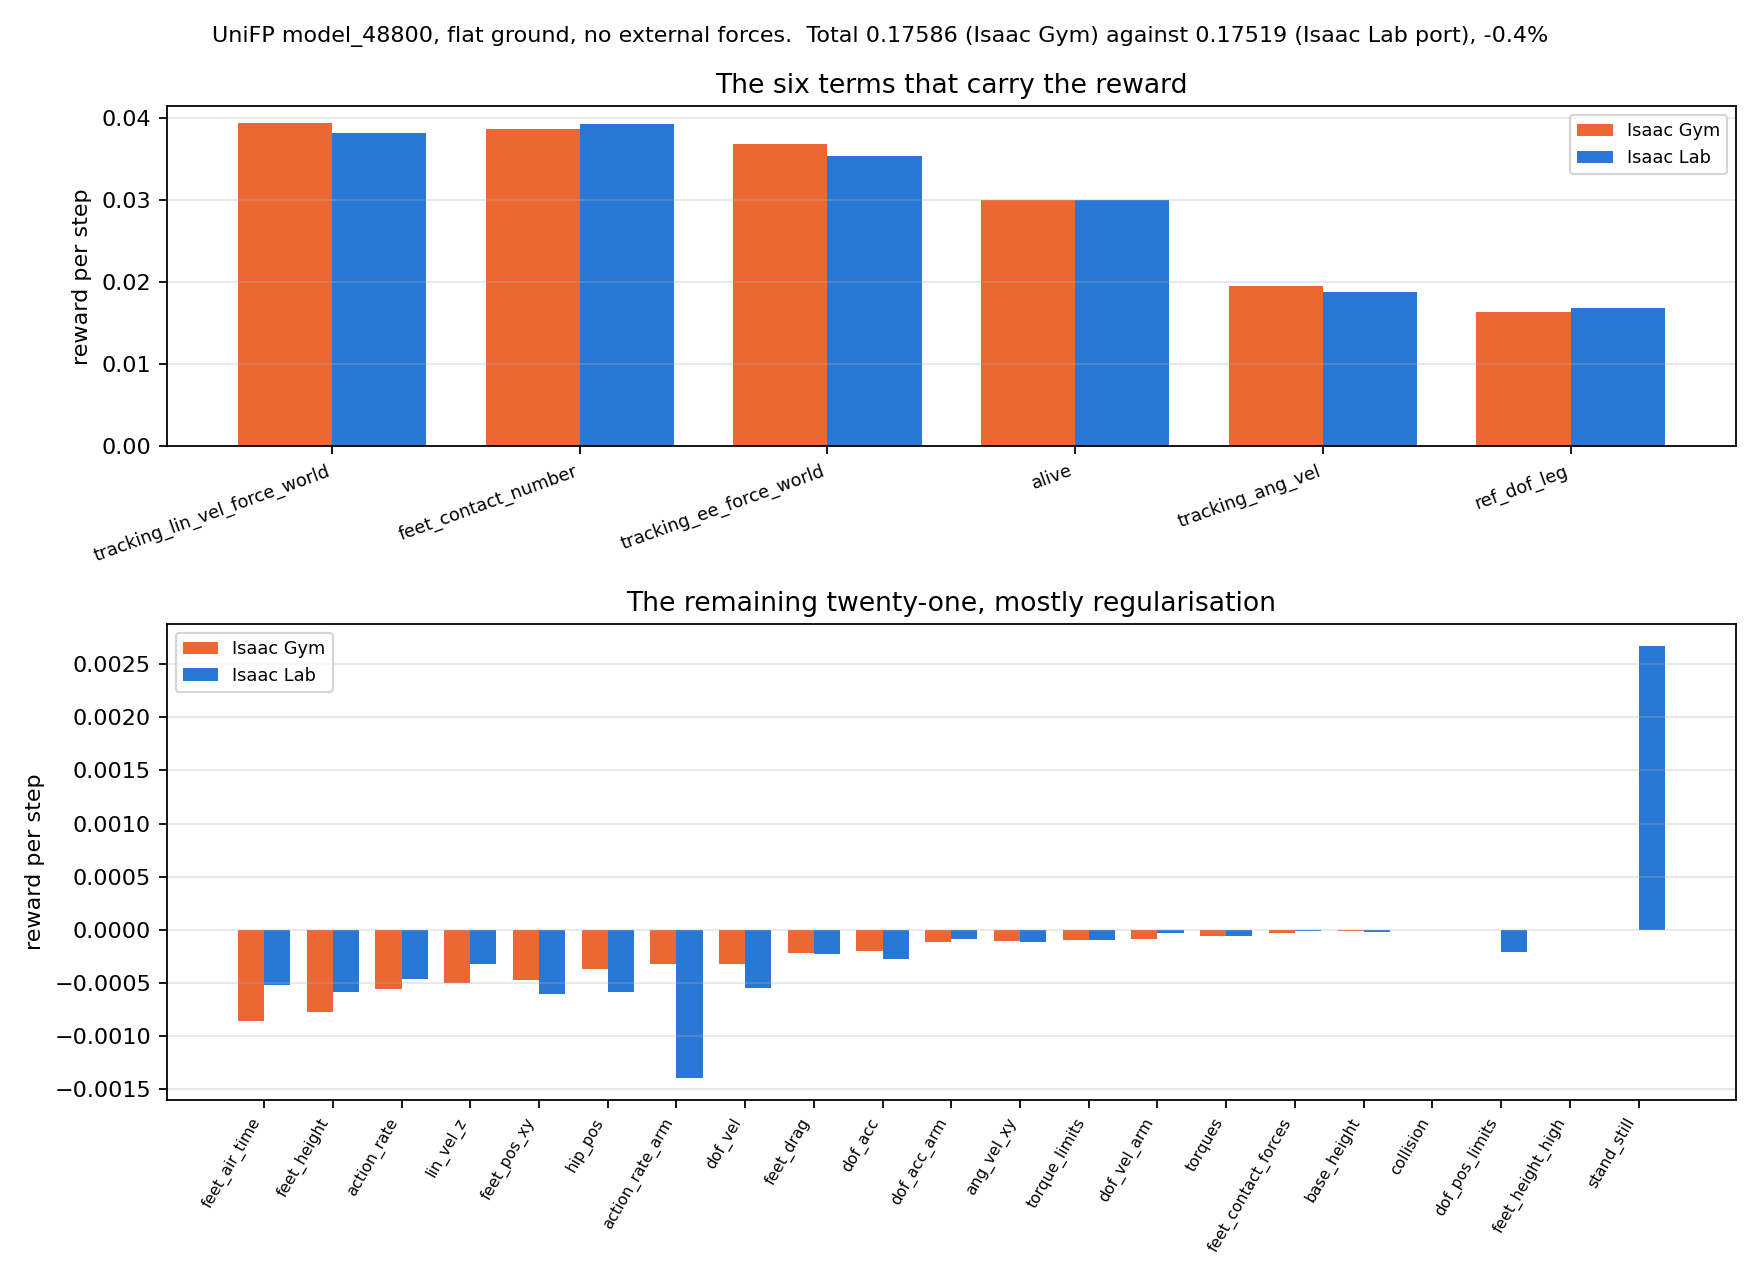

Write the Python code that produced this figure.
"""All 27 reward terms, Isaac Gym against the Isaac Lab port of the same task.

    python results/week_01/figures/unifp_task_terms.py

The Isaac Gym side is `tests/data/unifp_task_48800.npz`, 160 policy steps recorded out of the
running training environment by `unifp_go2d1/dump_interface.py`, one environment. The Isaac Lab
side is the recorded `play` run's `run.json`, 16 environments over 400 steps. Both are
`model_48800` on flat ground with no external forces.

**They are not the same episode.** Each stack draws its own velocity commands and its own goal
trajectory, so what this compares is the level of each term, not a trajectory. That is the point:
a single total can agree while two terms are wrong in opposite directions, and the terms that
disagree here are the ones a reader should be told about rather than the ones that cancel.
"""
import json
from pathlib import Path

import matplotlib

matplotlib.use("Agg")
import matplotlib.pyplot as plt
import numpy as np

ROOT = Path(__file__).resolve().parents[3]
FIXTURE = ROOT / "tests/data/unifp_task_48800.npz"
GYM = "#eb6834"
LAB = "#2a78d6"


def main(lab_run, dest):
    lab = json.loads((Path(lab_run) / "run.json").read_text())["reward_terms_per_step"]
    data = np.load(FIXTURE, allow_pickle=True)
    # Step 0 is short by whatever the environment accumulated before the recording loop started,
    # which is why every comparison against this fixture drops it.
    gym = {name: float(data[f"reward_{name}"][1:].mean()) for name in lab}

    order = sorted(lab, key=lambda n: -abs(gym[n]))
    positions = np.arange(len(order))
    gym_values = np.array([gym[n] for n in order])
    lab_values = np.array([lab[n] for n in order])

    fig, (big, small) = plt.subplots(2, 1, figsize=(11, 8),
                                     gridspec_kw={"height_ratios": [1, 1.4]})

    # The six terms that carry the reward, on their own axis: on one shared scale the other
    # twenty-one are invisible.
    top = 6
    width = 0.38
    big.bar(positions[:top] - width / 2, gym_values[:top], width, color=GYM, label="Isaac Gym")
    big.bar(positions[:top] + width / 2, lab_values[:top], width, color=LAB, label="Isaac Lab")
    big.set_xticks(positions[:top])
    big.set_xticklabels(order[:top], rotation=20, ha="right", fontsize=8)
    big.set_ylabel("reward per step")
    big.set_title("The six terms that carry the reward")
    big.legend(fontsize=8)
    big.grid(alpha=0.3, axis="y")

    rest = positions[top:] - top
    small.bar(rest - width / 2, gym_values[top:], width, color=GYM, label="Isaac Gym")
    small.bar(rest + width / 2, lab_values[top:], width, color=LAB, label="Isaac Lab")
    small.set_xticks(rest)
    small.set_xticklabels(order[top:], rotation=60, ha="right", fontsize=7)
    small.set_ylabel("reward per step")
    small.set_title("The remaining twenty-one, mostly regularisation")
    small.legend(fontsize=8)
    small.grid(alpha=0.3, axis="y")

    total_gym, total_lab = gym_values.sum(), lab_values.sum()
    fig.suptitle(
        f"UniFP model_48800, flat ground, no external forces.  "
        f"Total {total_gym:.5f} (Isaac Gym) against {total_lab:.5f} (Isaac Lab port), "
        f"{100 * (total_lab - total_gym) / total_gym:+.1f}%", fontsize=10)
    fig.tight_layout()
    fig.savefig(dest, dpi=160)
    print(f"wrote {dest}")

    worst = sorted(order, key=lambda n: -abs(lab[n] - gym[n]))[:5]
    for name in worst:
        print(f"  {name:28s} gym {gym[name]:+.5f}  lab {lab[name]:+.5f}  "
              f"diff {lab[name] - gym[name]:+.5f}")


if __name__ == "__main__":
    import sys

    default_run = ROOT / "results/week_01/runs/20260920T041756_play_seed42_baseline_48800"
    main(sys.argv[1] if len(sys.argv) > 1 else default_run,
         sys.argv[2] if len(sys.argv) > 2
         else str(Path(__file__).resolve().parent / "unifp_task_terms.png"))
